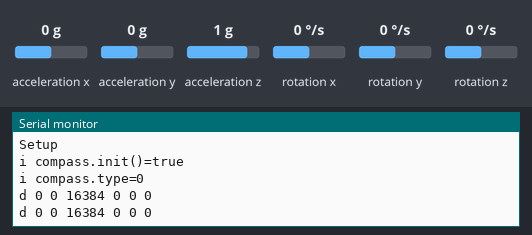
The sketch below on a simulated Arduino Uno, built for the host (arithmetic inside an expression is 32-bit, double 64-bit). Parts: the last lines printed to the serial monitor. Inputs (shaded band) come from the test bench; at power-on: acceleration x 0 g, acceleration y 0 g, acceleration z 1 g, rotation x 0 °/s, rotation y 0 °/s, rotation z 0 °/s.

Above: at 1.8 s.
1.9 s: acceleration x set to -1.4 g
At 2.5 s:
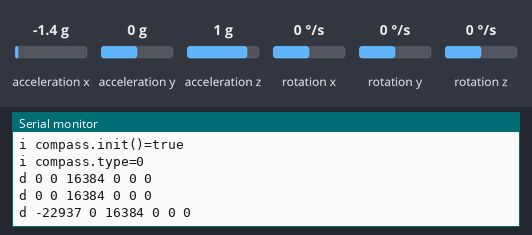
3.4 s: acceleration y set to -1.4 g
At 4.7 s:
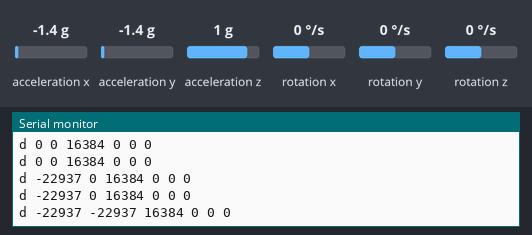
4.9 s: acceleration z set to -1.4 g
At 5.8 s:
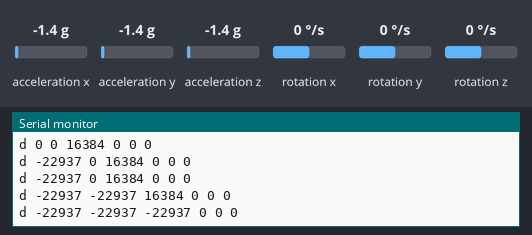

Measured:
- after the input at 1.9 s, the serial monitor: prints a new line after 0.11 s (image 1)
- after the input at 3.4 s, the serial monitor: prints a new line after 0.61 s (image 2)
- after the input at 4.9 s, the serial monitor: prints a new line after 0.11 s (image 3)

The sketch:

sketch_lsm303.ino
```cpp
/*
The sensor outputs provided by the library are the raw 16-bit values
obtained by concatenating the 8-bit high and low accelerometer and
magnetometer data registers. They can be converted to units of g and
gauss using the conversion factors specified in the datasheet for your
particular device and full scale setting (gain).
Example: An LSM303D gives a magnetometer X axis reading of 1982 with
its default full scale setting of +/- 4 gauss. The M_GN specification
in the LSM303D datasheet (page 10) states a conversion factor of 0.160
mgauss/LSB (least significant bit) at this FS setting, so the raw
reading of -1982 corresponds to 1982 * 0.160 = 317.1 mgauss =
0.3171 gauss.
In the LSM303DLHC, LSM303DLM, and LSM303DLH, the acceleration data
registers actually contain a left-aligned 12-bit number, so the lowest
4 bits are always 0, and the values should be shifted right by 4 bits
(divided by 16) to be consistent with the conversion factors specified
in the datasheets.
Example: An LSM303DLH gives an accelerometer Z axis reading of -16144
with its default full scale setting of +/- 2 g. Dropping the lowest 4
bits gives a 12-bit raw value of -1009. The LA_So specification in the
LSM303DLH datasheet (page 11) states a conversion factor of 1 mg/digit
at this FS setting, so the value of -1009 corresponds to -1009 * 1 =
1009 mg = 1.009 g.
*/

#include <Wire.h>
#include <LSM303.h>

LSM303 compass;

char report[80];

void setup()
{
  Serial.begin(9600);
  Serial.println("Setup");

  Wire.begin();
  bool init = compass.init();
  snprintf(report, sizeof(report), "i compass.init()=%s\n",  init?"true":"false");
  Serial.println(report);

  snprintf(report, sizeof(report), "i compass.type=%d\n",  (int)compass.getDeviceType());
  Serial.println(report);

  compass.enableDefault();

}

void loop()
{
  compass.read();

  snprintf(report, sizeof(report), "d %d %d %d %d %d %d",
    compass.a.x, compass.a.y, compass.a.z,
    compass.m.x, compass.m.y, compass.m.z);
  Serial.println(report);

  delay(1000);
}
```
